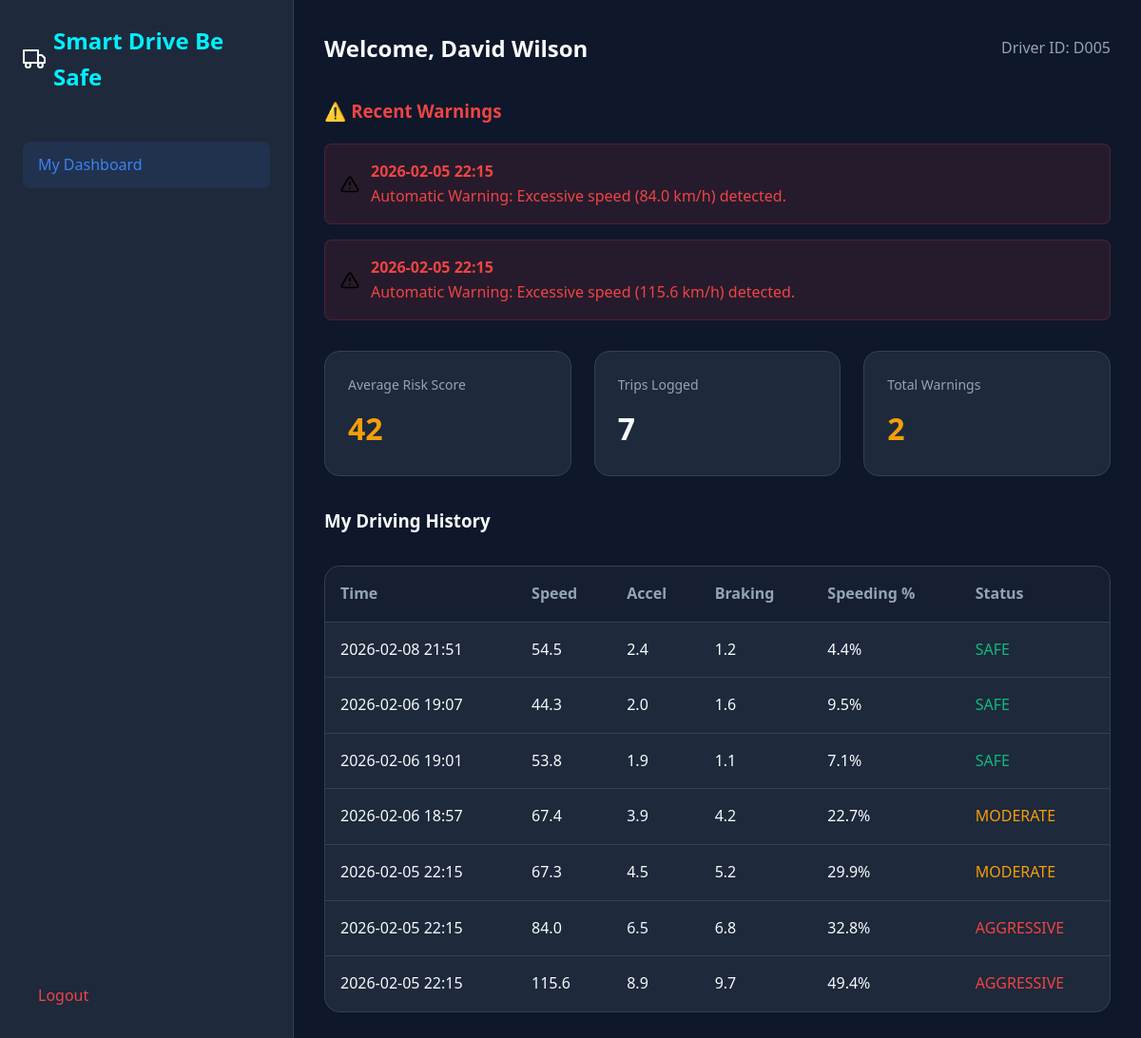
The app's page /driver/dashboard (signed in) with its own data.
### app.py (models this page shows, shortened)
class Driver(UserMixin, db.Model):
    id = db.Column(db.Integer, primary_key=True)
    name = db.Column(db.String(150), nullable=False)
    driver_id = db.Column(db.String(50), unique=True, nullable=False) # Used as username for login
    password = db.Column(db.String(150), nullable=False)

class Warning(db.Model):
    id = db.Column(db.Integer, primary_key=True)
    driver_id = db.Column(db.Integer, db.ForeignKey('driver.id'), nullable=False)
    message = db.Column(db.String(500), nullable=False)
    timestamp = db.Column(db.DateTime, default=datetime.now)
    is_read = db.Column(db.Boolean, default=False)

class DriverData(db.Model):
    id = db.Column(db.Integer, primary_key=True)
    driver_id = db.Column(db.Integer, db.ForeignKey('driver.id'), nullable=False)
    speed = db.Column(db.Float, nullable=False)
    acceleration = db.Column(db.Float, nullable=False)
    braking = db.Column(db.Float, nullable=False)
    speeding_pct = db.Column(db.Float, nullable=False)
    prediction = db.Column(db.String(20), nullable=False) # SAFE, MODERATE, AGGRESSIVE
    risk_score = db.Column(db.Float, nullable=False)
    timestamp = db.Column(db.DateTime, default=datetime.now)

### app.py (the view)
@app.route('/driver/dashboard')
@login_required
def driver_dashboard():
    if session.get('role') != 'driver':
        return redirect(url_for('home'))
    my_data = DriverData.query.filter_by(driver_id=current_user.id).order_by(DriverData.timestamp.desc()).all()
    my_warnings = Warning.query.filter_by(driver_id=current_user.id).order_by(Warning.timestamp.desc()).all()
    avg_risk = 0
    if my_data:
        avg_risk = sum(d.risk_score for d in my_data) / len(my_data)
    return render_template('driver_dashboard.html', data=my_data, warnings=my_warnings, avg_risk=avg_risk)

### app.py (called while the page is built)
@login_manager.user_loader
def load_user(user_id):
    if 'role' in session:
        if session['role'] == 'admin':
            return Admin.query.get(int(user_id))
        elif session['role'] == 'driver':
            return Driver.query.get(int(user_id))
    return None

### templates/driver_dashboard.html (shortened to what this page needs)
<!DOCTYPE html>
<html lang="en">
<head>
    <link rel="stylesheet" href="{{ url_for('static', filename='css/style.css') }}">
</head>
<body>
    <div class="dashboard-container">
        <div class="sidebar">
            <div class="brand">
                <img src="{{ url_for('static', filename='images/driver.svg') }}" width="24" style="filter: invert(1);">
                Smart Drive Be Safe
            </div>
            <ul class="nav-links">
                <li class="nav-item">
                    <a href="{{ url_for('driver_dashboard') }}" class="nav-link active">My Dashboard</a>
                </li>
            </ul>
            <div style="margin-top: auto;">
                <a href="{{ url_for('logout') }}" class="nav-link" style="color: var(--accent-red);">Logout</a>
            </div>
        </div>
        <div class="main-content">
            <div style="display: flex; justify-content: space-between; align-items: center; margin-bottom: 2rem;">
                <h2 style="margin: 0;">Welcome, {{ current_user.name }}</h2>
                <div style="color: var(--text-secondary);">Driver ID: {{ current_user.driver_id }}</div>
            </div>
            {% if warnings %}
            <div style="margin-bottom: 2rem;">
                <h3 style="color: var(--accent-red); margin-top: 0;">⚠️ Recent Warnings</h3>
                {% for warning in warnings %}
                <div class="warning-alert">
                    <img src="{{ url_for('static', filename='images/warning.svg') }}" width="20">
                    <div>
                        <div style="font-weight: bold;">{{ warning.timestamp.strftime('%Y-%m-%d %H:%M') }}</div>
                        <div>{{ warning.message }}</div>
                    </div>
                </div>
                {% endfor %}
            </div>
            {% endif %}
            <div class="stats-grid">
                <div class="stat-card">
                    <div class="stat-title">Average Risk Score</div>
                    <div
                        class="stat-value {% if avg_risk < 30 %}text-success{% elif avg_risk < 70 %}text-warning{% else %}text-danger{% endif %}">
                        {{ "%.0f"|format(avg_risk) }}
                    </div>
                </div>
                <div class="stat-card">
                    <div class="stat-title">Trips Logged</div>
                    <div class="stat-value">{{ data|length }}</div>
                </div>
                <div class="stat-card">
                    <div class="stat-title">Total Warnings</div>
                    <div class="stat-value text-warning">{{ warnings|length }}</div>
                </div>
            </div>
            <h3 style="margin-top: 2rem;">My Driving History</h3>
            <div class="table-container">
                <table class="data-table">
                    <thead>
                        <tr>
                            <th>Time</th>
                            <th>Speed</th>
                            <th>Accel</th>
                            <th>Braking</th>
                            <th>Speeding %</th>
                            <th>Status</th>
                        </tr>
                    </thead>
                    <tbody>
                        {% for row in data %}
                        <tr>
                            <td>{{ row.timestamp.strftime('%Y-%m-%d %H:%M') }}</td>
                            <td>{{ "%.1f"|format(row.speed) }}</td>
                            <td>{{ "%.1f"|format(row.acceleration) }}</td>
                            <td>{{ "%.1f"|format(row.braking) }}</td>
                            <td>{{ "%.1f"|format(row.speeding_pct) }}%</td>
                            <td>
                                {% if row.prediction == 'SAFE' %}
                                <span class="text-success">SAFE</span>
                                {% elif row.prediction == 'MODERATE' %}
                                <span class="text-warning">MODERATE</span>
                                {% else %}
                                <span class="text-danger">AGGRESSIVE</span>
                                {% endif %}
                            </td>
                        </tr>
                        {% endfor %}
                    </tbody>
                </table>
            </div>
        </div>
    </div>
</body>
</html>

### static/css/style.css (style rules this page uses)
:root { --bg-dark: #0f172a; --bg-card: #1e293b; --text-primary: #f8fafc; --text-secondary: #94a3b8; --accent-blue: #3b82f6; --accent-neon: #00f0ff; --accent-green: #10b981; --accent-red: #ef4444; --accent-yellow: #f59e0b; --border-color: #334155; }
body { font-family: 'Segoe UI', Tahoma, Geneva, Verdana, sans-serif; background-color: var(--bg-dark); color: var(--text-primary); margin: 0; padding: 0; line-height: 1.6; }
a { text-decoration: none; color: inherit; }
.dashboard-container { display: flex; min-height: 100vh; }
.sidebar { width: 260px; background-color: var(--bg-card); border-right: 1px solid var(--border-color); display: flex; flex-direction: column; padding: 1.5rem; }
.brand { color: var(--accent-neon); font-size: 1.5rem; font-weight: bold; margin-bottom: 3rem; display: flex; align-items: center; gap: 0.5rem; }
.nav-links { list-style: none; padding: 0; margin: 0; flex: 1; }
.nav-item { margin-bottom: 0.5rem; }
.nav-link { display: flex; align-items: center; padding: 0.75rem 1rem; color: var(--text-secondary); border-radius: 0.5rem; gap: 0.75rem; }
.nav-link:hover, .nav-link.active { background-color: rgba(59, 130, 246, 0.1); color: var(--accent-blue); }
.main-content { flex: 1; padding: 2rem; overflow-y: auto; }
.stats-grid { display: grid; grid-template-columns: repeat(auto-fit, minmax(240px, 1fr)); gap: 1.5rem; margin-bottom: 2rem; }
.stat-card { background-color: var(--bg-card); padding: 1.5rem; border-radius: 1rem; border: 1px solid var(--border-color); }
.stat-title { color: var(--text-secondary); font-size: 0.875rem; margin-bottom: 0.5rem; }
.stat-value { font-size: 2rem; font-weight: 700; color: var(--text-primary); }
.text-success { color: var(--accent-green); }
.text-warning { color: var(--accent-yellow); }
.text-danger { color: var(--accent-red); }
.table-container { background-color: var(--bg-card); border-radius: 1rem; border: 1px solid var(--border-color); overflow: hidden; margin-top: 2rem; }
.data-table { width: 100%; border-collapse: collapse; }
.data-table th, .data-table td { padding: 1rem; text-align: left; border-bottom: 1px solid var(--border-color); }
.data-table th { background-color: rgba(15, 23, 42, 0.5); color: var(--text-secondary); font-weight: 600; }
.data-table tr:last-child td { border-bottom: none; }
.warning-alert { background-color: rgba(239, 68, 68, 0.1); border: 1px solid rgba(239, 68, 68, 0.2); color: var(--accent-red); padding: 1rem; border-radius: 0.5rem; margin-bottom: 1rem; display: flex; align-items: center; gap: 0.75rem; }

### records on screen
Driver: name "David Wilson", driver_id "D005"
Warning: timestamp "2026-02-05 22:15", message "Automatic Warning: Excessive speed (84.0 km/h) detected."
Warning: timestamp "2026-02-05 22:15", message "Automatic Warning: Excessive speed (115.6 km/h) detected."
DriverData: timestamp "2026-02-08 21:51", speed "54.5", acceleration "2.4", braking "1.2", speeding_pct "4.4", prediction "SAFE"
DriverData: timestamp "2026-02-06 19:07", speed "44.3", acceleration "2.0", braking "1.6", speeding_pct "9.5", prediction "SAFE"
DriverData: timestamp "2026-02-06 19:01", speed "53.8", acceleration "1.9", braking "1.1", speeding_pct "7.1", prediction "SAFE"
DriverData: timestamp "2026-02-06 18:57", speed "67.4", acceleration "3.9", braking "4.2", speeding_pct "22.7", prediction "MODERATE"
DriverData: timestamp "2026-02-05 22:15", speed "67.3", acceleration "4.5", braking "5.2", speeding_pct "29.9", prediction "MODERATE"
DriverData: timestamp "2026-02-05 22:15", speed "84.0", acceleration "6.5", braking "6.8", speeding_pct "32.8", prediction "AGGRESSIVE"
DriverData: timestamp "2026-02-05 22:15", speed "115.6", acceleration "8.9", braking "9.7", speeding_pct "49.4", prediction "AGGRESSIVE"

### other values on screen
{{ "%.0f"|format(avg_risk) }} "42"
{{ data|length }} "7"
{{ warnings|length }} "2"
